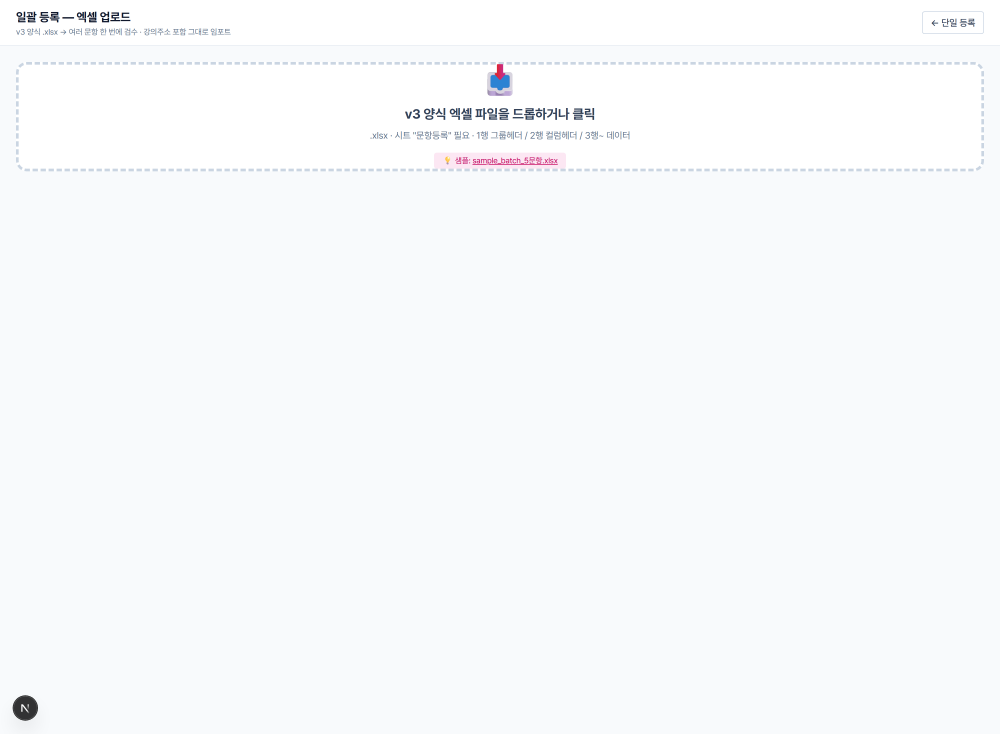
#> input picture data/presentation/img/batch_empty.png, 3000 x 2200 px, given in place of xlsx_left_meta.png, which was not available (shown at 1/3 size)
$ python trim_xlsx_images.py
#> lines starting #> are read from the running program, lines starting #| are printed output that depends on the picture
"""분할된 이미지의 빈 영역(아래쪽)을 잘라낸다."""
import sys
from PIL import Image
sys.stdout.reconfigure(encoding='utf-8')

DATA_HEIGHT = 470  # 헤더 2단 + 샘플 3행 (대략)

for name in ['xlsx_left_meta', 'xlsx_right_content']:
    src = f'data/presentation/img/{name}.png'
    img = Image.open(src).convert('RGB')
#> img is the input picture: PIL image 3000x2200 RGB; mean R, G, B 248.3, 249.9, 251.7
    W, H = img.size
#> W = 3000; H = 2200
    trimmed = img.crop((0, 0, W, DATA_HEIGHT))
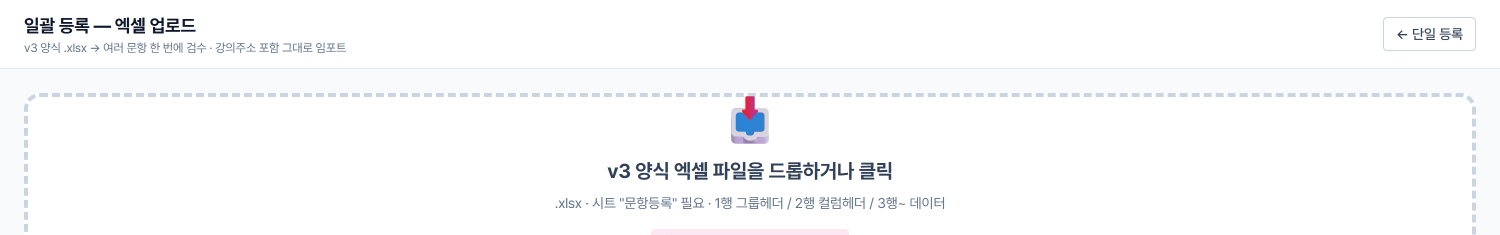
#> trimmed: PIL image 3000x470 RGB (shown at 1/2 size); mean R, G, B 250.1, 250.6, 251.6
    trimmed.save(src)
    print(f'TRIM {src} → ({W}x{DATA_HEIGHT})')
#| TRIM data/presentation/img/xlsx_left_meta.png → (3000x470)
#> pass 2 of the loop `for name in ['xlsx_left_meta', 'xlsx_right_content']:`:
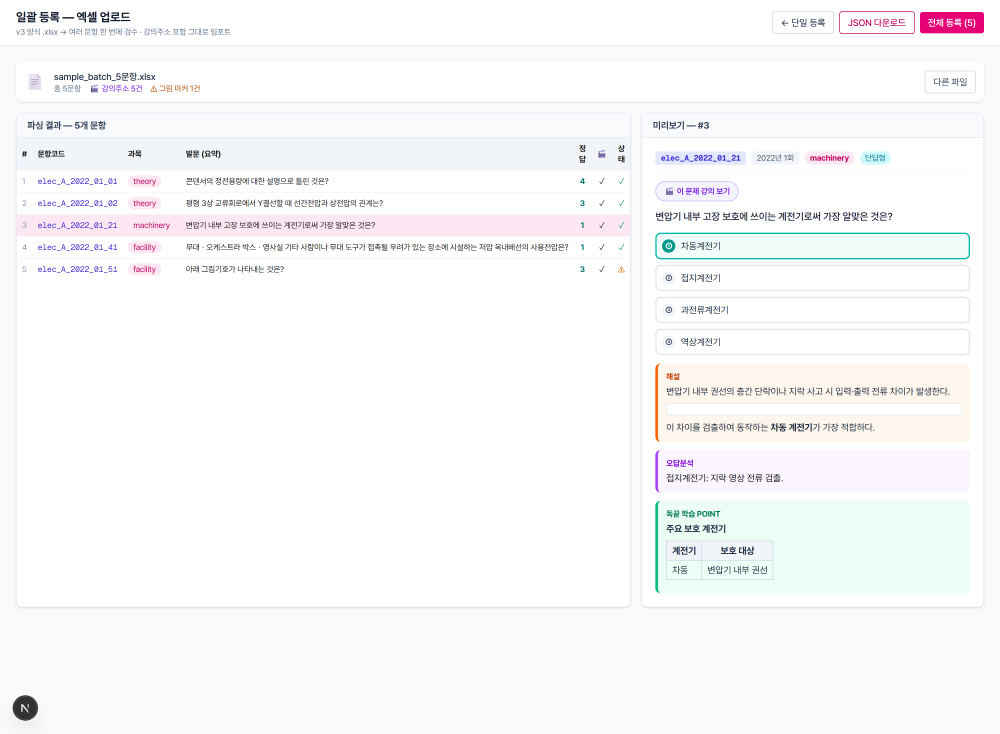
#> input picture data/presentation/img/batch_select_q21.png, 3000 x 2200 px, given in place of xlsx_right_content.png, which was not available (shown at 1/3 size)
#> img is the input picture: PIL image 3000x2200 RGB; mean R, G, B 248.2, 248.7, 249.9
#> `trimmed = img.crop((0, 0, W, DATA_HEIGHT))`:
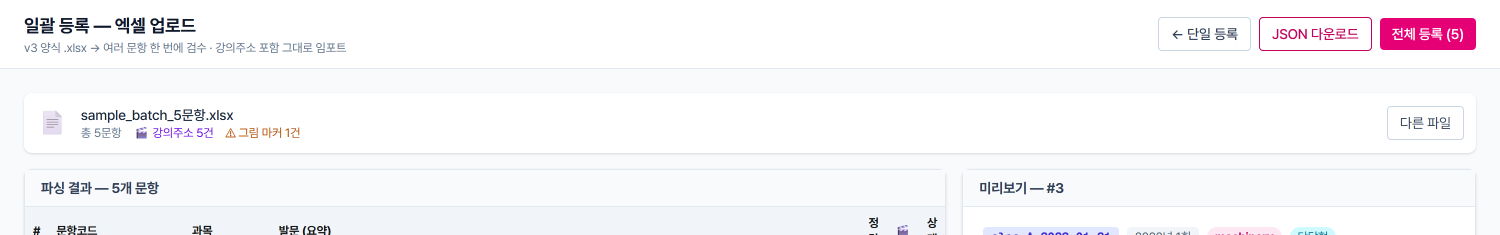
#> trimmed: PIL image 3000x470 RGB (shown at 1/2 size); mean R, G, B 247.7, 246.7, 249.3
#| TRIM data/presentation/img/xlsx_right_content.png → (3000x470)
